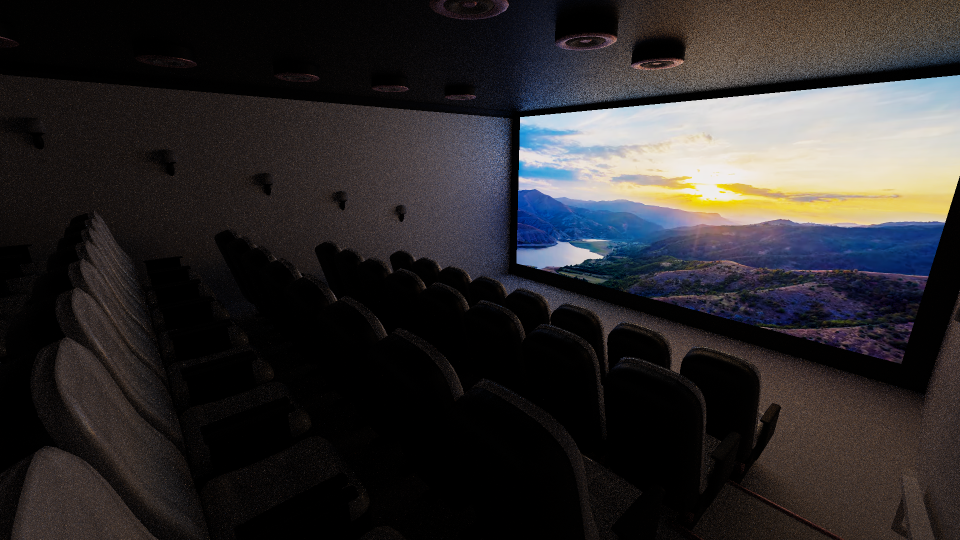
#> input picture paper-experiments/teaser_rover_cinema_comparison/cinema_renders_quality_weyl/Random.ToneMapper.dst.1.png, 1920 x 1080 px, found by its file name (shown at 1/2 size); the run also reads 3 pictures not shown here
$ python make_teaser.py
#> lines starting #> are read from the running program, lines starting #| are printed output that depends on the picture; pictures that were not available may be replaced by others from this repository, and a replacement may not be noted
"""
Teaser v2 (see make_teaser.py history / chat for v1). Two scene panels side by side
(rover | cinema), each a 4-way diagonal-band technique comparison (Random / 2D CDF / Ours /
Reference) with white divider lines and white bold serif labels overlaid directly on the
image, LEFT-aligned per band. Below each panel: a single tightly-packed row of 8 small
closeups (2 marker regions x 4 techniques), borderless, with the technique name overlaid
inside each thumbnail (top-left) instead of a separate label row.

"Ours" is relabeled for the teaser only (display name, not the underlying technique):
BudgetLeafAlias4000 -> "BudgetLeafAlias" (rover), AliasCtu -> "CodecLeafAlias" (cinema) -
this is a presentation choice for the teaser, the actual rendered/measured technique behind
each is unchanged (see results/experiment17/SUMMARY.md and results/quality_summary_weyl.json
for the real technique names and numbers).

Inputs (already-rendered, no new Mogwai renders):
  rover:  results/experiment17/quality_v3/{Random,Cdf2D,BudgetLeafAlias4000}.ToneMapper.dst.1.png
          + reference.ToneMapper.dst.8000.png
  cinema: results/quality_weyl/cinema/{Random,Cdf2D,AliasCtu}.ToneMapper.dst.1.png
          + reference.ToneMapper.dst.1224.png
Output: results/experiment17/teaser.png
"""
from PIL import Image, ImageDraw, ImageFont
import os

REPO = r"C:\Users\Jose\Desktop\Falcor"
SS = 2  # supersample factor for smoother diagonal lines / text

W, H = 1920, 1080
DIAG_SHIFT = 220
CROP = 50
DIVIDER_W = 5 * SS
MARKER_W = 4 * SS
MARKER_COLORS = [(255, 235, 0), (0, 220, 255)]  # region A (yellow), region B (cyan)

FONT_MAIN = 46 * SS
FONT_CLOSEUP = 34 * SS

# Single row of 8 closeups per panel: 2 regions x 4 techniques, with a small uniform margin
# between every thumbnail (7 gaps across the row).
N_PER_REGION = 4
THUMB_GAP = 10
CELL_W = (W - THUMB_GAP * 7) // 8
CELL_H = CELL_W  # square thumbnails, matching the 1:1 source crop
ROW_TOP_MARGIN = 18  # separates the closeup row from the main image above

def font(size, bold_path=r"C:\Windows\Fonts\georgiab.ttf"):
    try:
        return ImageFont.truetype(bold_path, size)
    except Exception:
        return ImageFont.truetype(r"C:\Windows\Fonts\arialbd.ttf", size)

def boundaries_at(y):
    t = y / (H - 1)
    shift = (t - 0.5) * DIAG_SHIFT
    b1 = max(0, min(W, int(W / 4 + shift)))
    b2 = max(0, min(W, int(W / 2 + shift)))
    b3 = max(0, min(W, int(W * 3 / 4 + shift)))
    return b1, b2, b3

def draw_label_stroke(draw, xy, text, f, fill=(255, 255, 255), stroke=(0, 0, 0), sw=2):
    draw.text(xy, text, font=f, fill=fill, stroke_width=sw, stroke_fill=stroke)

def build_panel(scene_dir, ours_file_label, ours_display_name, ref_name, regions):
#> called with ours_file_label = 'BudgetLeafAlias4000', ours_display_name = 'BudgetLeafAlias', ref_name = 'reference.ToneMapper.dst.8000.png'
    rand_im = Image.open(os.path.join(scene_dir, "Random.ToneMapper.dst.1.png")).convert("RGB")
#> rand_im is the input picture: PIL image 1920x1080 RGB; mean R, G, B 45.9, 43.3, 43.9
    cdf_im = Image.open(os.path.join(scene_dir, "Cdf2D.ToneMapper.dst.1.png")).convert("RGB")
    ours_im = Image.open(os.path.join(scene_dir, f"{ours_file_label}.ToneMapper.dst.1.png")).convert("RGB")
    ref_im = Image.open(os.path.join(scene_dir, ref_name)).convert("RGB")
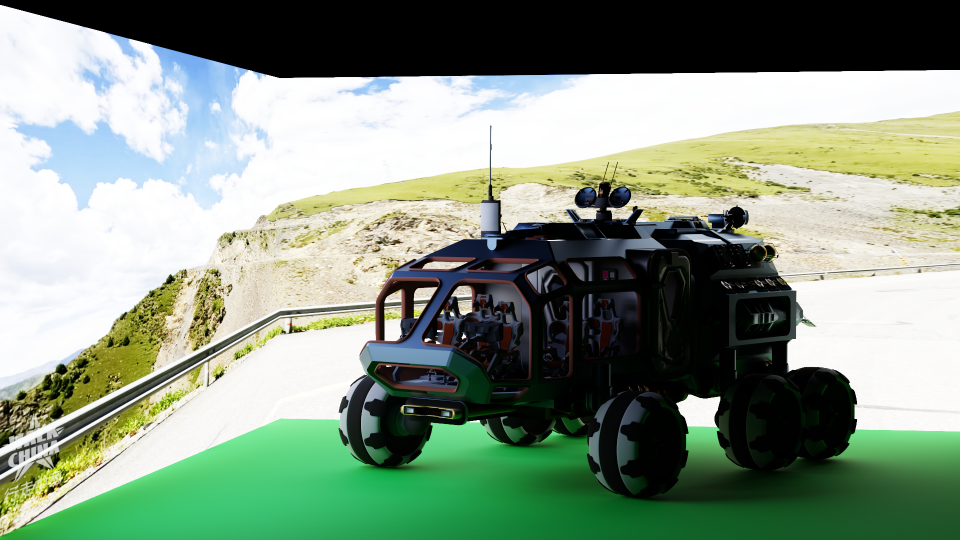
#> input picture paper-experiments/teaser_rover_cinema_comparison/rover_renders_quality_v3/reference.ToneMapper.dst.8000.png, 1920 x 1080 px, found by its file name (shown at 1/2 size)
#> ref_im is the input picture: PIL image 1920x1080 RGB; mean R, G, B 131.9, 148.7, 129.9
    imgs = [rand_im, cdf_im, ours_im, ref_im]
    names = ["Random", "2D CDF", ours_display_name, "Reference"]

    # --- diagonal composite at supersampled res for smooth divider lines ---
    comp = Image.new("RGB", (W * SS, H * SS))
#> comp: PIL image 3840x2160 RGB; every value is 0
    up_imgs = [im.resize((W * SS, H * SS), Image.LANCZOS) for im in imgs]
#> up_imgs = 4 items
    for y in range(H * SS):
        y0 = y // SS
        b1, b2, b3 = boundaries_at(y0)
        b1, b2, b3 = b1 * SS, b2 * SS, b3 * SS
        row = Image.new("RGB", (W * SS, 1))
        if b1 > 0: row.paste(up_imgs[0].crop((0, y, b1, y + 1)), (0, 0))
        if b2 > b1: row.paste(up_imgs[1].crop((b1, y, b2, y + 1)), (b1, 0))
        if b3 > b2: row.paste(up_imgs[2].crop((b2, y, b3, y + 1)), (b2, 0))
        if W * SS > b3: row.paste(up_imgs[3].crop((b3, y, W * SS, y + 1)), (b3, 0))
        comp.paste(row, (0, y))
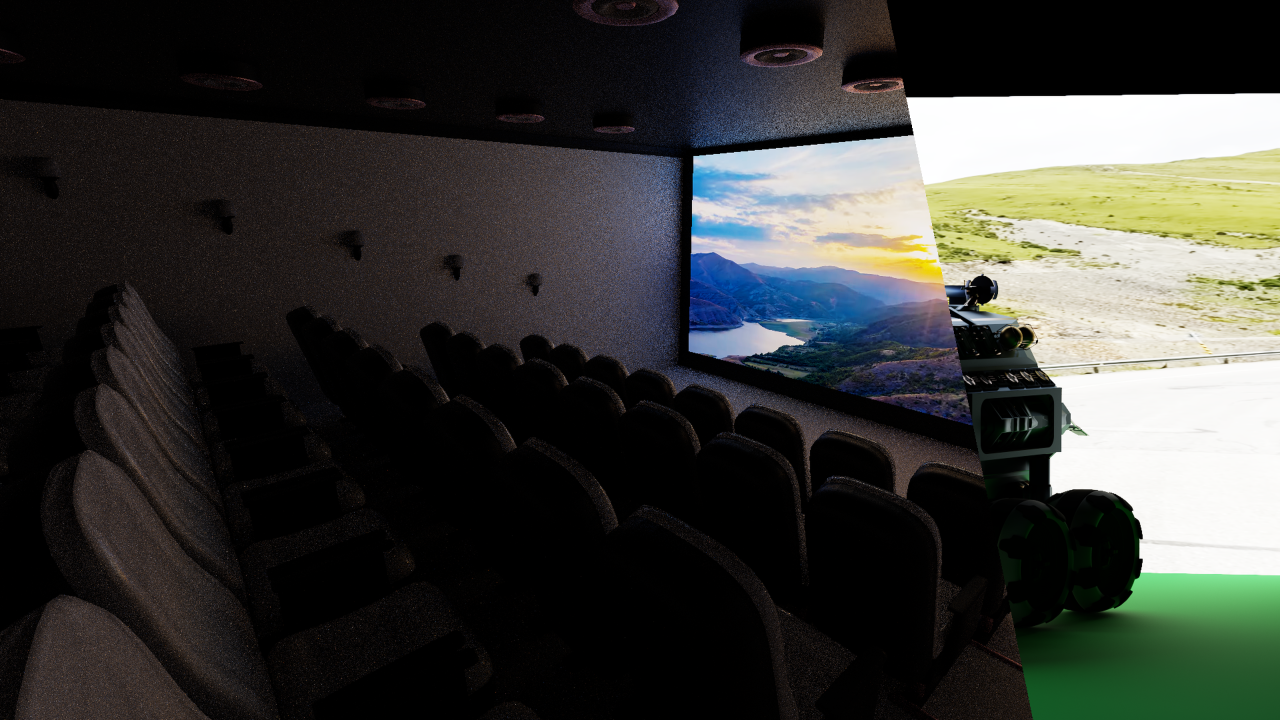
#> comp: PIL image 3840x2160 RGB (shown at 1/3 size); mean R, G, B 56.1, 57.2, 53.8

    draw = ImageDraw.Draw(comp)
    top_b1, top_b2, top_b3 = boundaries_at(0)
    bot_b1, bot_b2, bot_b3 = boundaries_at(H - 1)
    for (tb, bb) in [(top_b1, bot_b1), (top_b2, bot_b2), (top_b3, bot_b3)]:
        draw.line([(tb * SS, 0), (bb * SS, H * SS)], fill=(255, 255, 255), width=DIVIDER_W)

    # White bold serif labels, centered in the space between each band's dividers (using
    # this row's own boundaries, at the vertical height where the text sits).
    f = font(FONT_MAIN)
    margin_top = 16 * SS
    label_y_px = margin_top // SS
    lb1, lb2, lb3 = boundaries_at(label_y_px)
    spans = [(0, lb1), (lb1, lb2), (lb2, lb3), (lb3, W)]
    for name, (x0, x1) in zip(names, spans):
        cx = ((x0 + x1) / 2) * SS
        bbox = draw.textbbox((0, 0), name, font=f)
        tw = bbox[2] - bbox[0]
        draw_label_stroke(draw, (cx - tw / 2, margin_top), name, f, sw=max(1, SS))
#> this loop made 4 passes
#> (bbox, tw) on passes 1 to 4: ((0, 16, 381, 87), 381), ((0, 18, 347, 87), 347), ((0, 16, 744, 105), 744), ((0, 16, 463, 87), 463)

    # Marker squares (one per region, color-coded to match the closeup row's group order)
    for (mx, my), color in zip(regions, MARKER_COLORS):
        draw.rectangle([mx * SS, my * SS, (mx + CROP) * SS, (my + CROP) * SS],
                        outline=color, width=MARKER_W)

    comp = comp.resize((W, H), Image.LANCZOS)
#> comp: PIL image 1920x1080 RGB

    # --- closeup row: 2 regions x 4 techniques = 8 borderless thumbnails on a white
    # background, small margin between every thumbnail, technique name overlaid centered
    # horizontally near the TOP of each thumbnail (not vertically centered), all at ONE
    # fixed size shared across every label (sized to fit "BudgetLeafAlias", the longest) ---
    row_img = Image.new("RGB", (W, CELL_H), (255, 255, 255))
#> row_img: PIL image 1920x231 RGB; every value is 255
    row_img_ss = row_img.resize((W * SS, CELL_H * SS), Image.NEAREST)
#> row_img_ss: PIL image 3840x462 RGB; every value is 255
    rdraw = ImageDraw.Draw(row_img_ss)
    max_text_w = CELL_W * SS - 16 * SS  # leave a little padding inside the thumbnail

    # Fixed size for every closeup label, determined once from the longest label so nothing
    # overflows its cell - all labels render at this same size, not auto-fit per-label.
    fit_size = FONT_CLOSEUP
    fc = font(fit_size)
    bbox = rdraw.textbbox((0, 0), "BudgetLeafAlias", font=fc)
#> bbox = (0, 12, 550, 78)
    while (bbox[2] - bbox[0]) > max_text_w and fit_size > 10 * SS:
        fit_size -= 2 * SS
        fc = font(fit_size)
        bbox = rdraw.textbbox((0, 0), "BudgetLeafAlias", font=fc)
#> this loop made 4 passes
#> (fit_size, bbox) on passes 1 to 4: (64, (0, 11, 518, 73)), (60, (0, 10, 485, 68)), (56, (0, 9, 453, 64)), (52, (0, 9, 421, 60))
#> after the loop, fit_size = 52
    top_pad = 8 * SS

    x_cursor = 0
    for region_i, (mx, my) in enumerate(regions):
        for i, (im, name) in enumerate(zip(imgs, names)):
            crop = im.crop((mx, my, mx + CROP, my + CROP)).resize((CELL_W * SS, CELL_H * SS), Image.NEAREST)
            row_img_ss.paste(crop, (x_cursor * SS, 0))
            bbox = rdraw.textbbox((0, 0), name, font=fc)
            tw = bbox[2] - bbox[0]
            tx = x_cursor * SS + (CELL_W * SS - tw) / 2
            ty = top_pad - bbox[1]
            draw_label_stroke(rdraw, (tx, ty), name, fc, sw=max(1, SS))
            x_cursor += CELL_W + THUMB_GAP
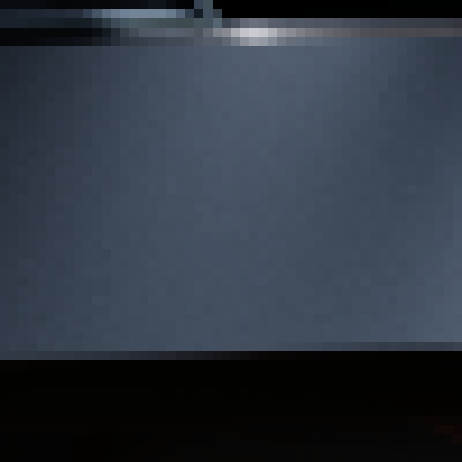
#> crop: PIL image 462x462 RGB; mean R, G, B 47.3, 55.3, 66
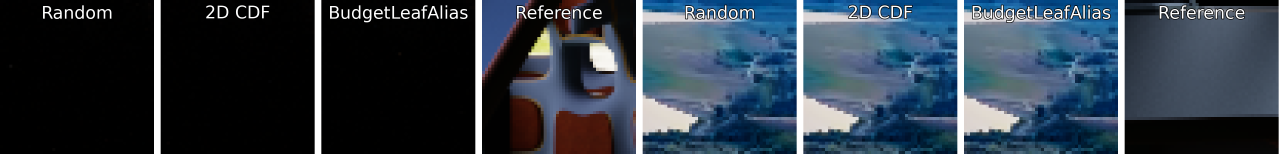
#> row_img_ss: PIL image 3840x462 RGB (shown at 1/3 size); mean R, G, B 47.6, 59.6, 71.9
#> after the loop, x_cursor = 1928

    row_img = row_img_ss.resize((W, CELL_H), Image.LANCZOS)
    return comp, row_img

# All 4 already-picked from prior figures - none invented fresh. Ordered left-to-right to
# match where their marker squares actually fall in the main image (leftmost square's 4
# crops first), so the closeup row reads left-to-right the same way the markers do:
#   rover:  cyan (x=865, left) then magenta (x=1190, right) - from figure_rover_newcam_v5.png
#   cinema: yellow (x=208, left) then magenta (x=1168, right) - from figure_cinema.png
rover_regions = [(865, 610), (1190, 475)]
cinema_regions = [(208, 692), (1168, 592)]

rover_comp, rover_row = build_panel(
    os.path.join(REPO, r"results\experiment17\quality_v3"),
    "BudgetLeafAlias4000", "BudgetLeafAlias", "reference.ToneMapper.dst.8000.png",
    rover_regions)

cinema_comp, cinema_row = build_panel(
    os.path.join(REPO, r"results\quality_weyl\cinema"),
    "AliasCtu", "CodecLeafAlias", "reference.ToneMapper.dst.1224.png",
    cinema_regions)
#> call 2 of build_panel, with ours_file_label = 'AliasCtu', ours_display_name = 'CodecLeafAlias', ref_name = 'reference.ToneMapper.dst.1224.png'
#> the loop in build_panel (call 2), `for name, (x0, x1) in zip(names, spans):` made 4 passes
#> in build_panel (call 2), `bbox = rdraw.textbbox((0, 0), "BudgetLeafAlias", font=fc)`: bbox = (0, 12, 550, 78)
#> the loop in build_panel (call 2), `while (bbox[2] - bbox[0]) > max_text_w and fit_size > 10 * SS:` made 4 passes
#> after the loop in build_panel (call 2), `while (bbox[2] - bbox[0]) > max_text_w and fit_size > 10 * SS:`: fit_size = 52
#> after the loop in build_panel (call 2), `for region_i, (mx, my) in enumerate(regions):`:
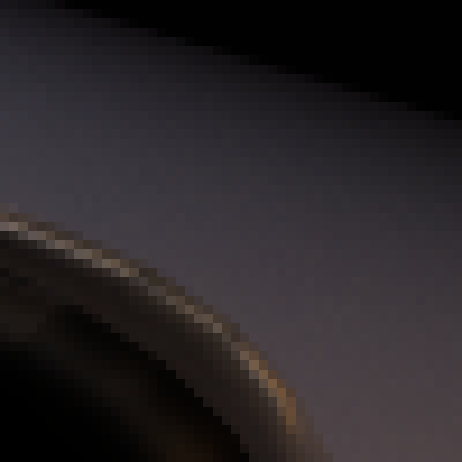
#> crop: PIL image 462x462 RGB; mean R, G, B 40.4, 36.2, 38.6
#> after the loop in build_panel (call 2), `for region_i, (mx, my) in enumerate(regions):`:
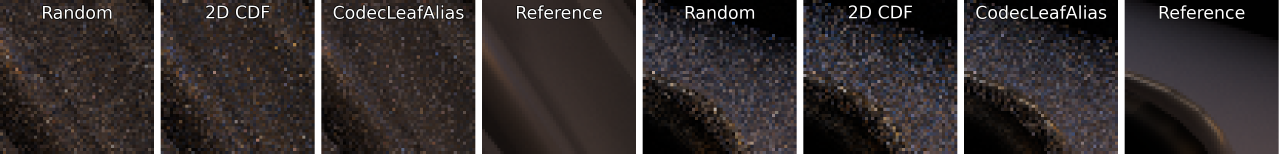
#> row_img_ss: PIL image 3840x462 RGB (shown at 1/3 size); mean R, G, B 55.1, 49, 48.8
#> after the loop in build_panel (call 2), `for region_i, (mx, my) in enumerate(regions):`: x_cursor = 1928

GAP = 10
top_h = H
bottom_h = rover_row.height
#> bottom_h = 231
final_w = W * 2 + GAP
final_h = top_h + ROW_TOP_MARGIN + bottom_h
#> final_h = 1329
final = Image.new("RGB", (final_w, final_h), (255, 255, 255))
#> final: PIL image 3850x1329 RGB; every value is 255
final.paste(rover_comp, (0, 0))
final.paste(cinema_comp, (W + GAP, 0))
final.paste(rover_row, (0, top_h + ROW_TOP_MARGIN))
final.paste(cinema_row, (W + GAP, top_h + ROW_TOP_MARGIN))
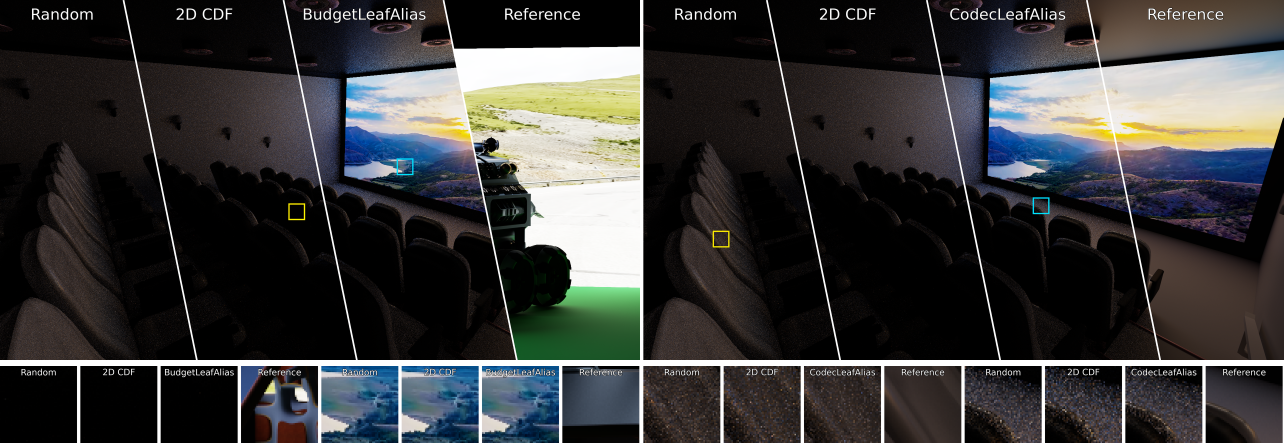
#> final: PIL image 3850x1329 RGB (shown at 1/3 size); mean R, G, B 56.8, 56.8, 56.6

out_path = os.path.join(REPO, r"results\experiment17\teaser.png")
final.save(out_path)
print("Saved", out_path, final.size)
#| Saved C:\Users\Jose\Desktop\Falcor/results\experiment17\teaser.png (3850, 1329)
